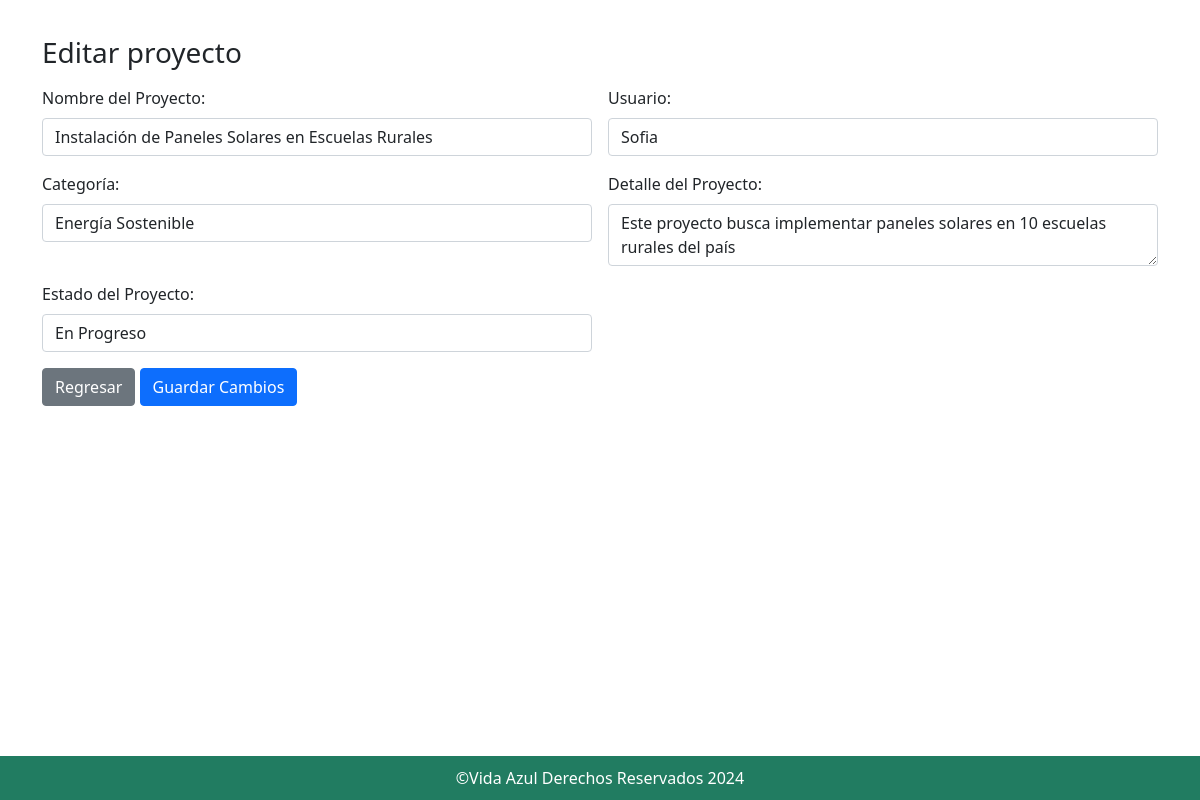
The page /proyecto/edita.php?id=1 on the database its author committed.
### tables this page shows
CREATE TABLE `proyecto` (
  `id_proyecto` int(11) NOT NULL,
  `id_usuario` int(11) DEFAULT NULL,
  `id_categoria` int(11) DEFAULT NULL,
  `nombre_proyecto` varchar(100) NOT NULL,
  `detalle_proyecto` text DEFAULT NULL,
  `estado_proyecto` varchar(50) DEFAULT NULL
);

CREATE TABLE `usuario` (
  `id_usuario` int(11) NOT NULL,
  `id_rol` int(11) DEFAULT NULL,
  `nombre_usuario` varchar(100) NOT NULL,
  `apellido_usuario` varchar(100) NOT NULL,
  `correo` varchar(150) NOT NULL,
  `contrasenia` varchar(100) NOT NULL
);

CREATE TABLE `categoria` (
  `id_categoria` int(11) NOT NULL,
  `nombre_categoria` varchar(100) NOT NULL
);

### proyecto/edita.php (the view, shortened to what this page needs)
<!DOCTYPE html>
<html lang="es" class="h-100">
<head>
    <link href="https://cdn.jsdelivr.net/npm/bootstrap@5.0.2/dist/css/bootstrap.min.css" rel="stylesheet"
>
    <link href="https://cdn.jsdelivr.net/npm/bootstrap-icons/font/bootstrap-icons.css" rel="stylesheet">
    <link href="../styles.css" rel="stylesheet">
</head>
<body class="d-flex flex-column h-100">
    <?php
    $conexion = new mysqli("localhost", "vida_azul", "vidaazul", "vida_azul");
    if (isset($_GET['id'])) {
        $id_proyecto = $_GET['id'];
        $sql = "SELECT id_proyecto, nombre_proyecto, id_usuario, id_categoria, detalle_proyecto, estado_proyecto FROM proyecto WHERE id_proyecto = ?";
        $stmt = $conexion->prepare($sql);
        $stmt->bind_param("i", $id_proyecto);
        $stmt->execute();
        $result = $stmt->get_result();
        $proyecto = $result->fetch_assoc();
    }
    $sql = "SELECT id_categoria, nombre_categoria FROM categoria";
    $categorias = $conexion->query($sql);
    $sql = "SELECT id_usuario, nombre_usuario FROM usuario";
    $usuarios = $conexion->query($sql);
    ?>
    <main class="flex-shrink-0">
        <div class="container">
            <h3 class="my-3">Editar proyecto</h3>
            <form method="POST" action="" class="row g-3">
                <div class="col-md-6">
                    <label for="nombre_proyecto" class="form-label">Nombre del Proyecto:</label>
                    <input type="text" class="form-control" id="nombre_proyecto" name="nombre_proyecto"
                           value="<?php echo $proyecto['nombre_proyecto']; ?>" required>
                </div>
                <div class="col-md-6">
                    <label for="id_usuario" class="form-label">Usuario:</label>
                    <select class="form-control" id="id_usuario" name="id_usuario" required>
                        <?php while ($usuario = $usuarios->fetch_assoc()): ?>
                            <option value="<?php echo $usuario['id_usuario']; ?>" <?php if ($usuario['id_usuario'] == $proyecto['id_usuario']) echo 'selected'; ?>>
                                <?php echo $usuario['nombre_usuario']; ?>
                            </option>
                        <?php endwhile; ?>
                    </select>
                </div>
                <div class="col-md-6">
                    <label for="id_categoria" class="form-label">Categoría:</label>
                    <select class="form-control" id="id_categoria" name="id_categoria" required>
                        <?php while ($categoria = $categorias->fetch_assoc()): ?>
                            <option value="<?php echo $categoria['id_categoria']; ?>" <?php if ($categoria['id_categoria'] == $proyecto['id_categoria']) echo 'selected'; ?>>
                                <?php echo $categoria['nombre_categoria']; ?>
                            </option>
                        <?php endwhile; ?>
                    </select>
                </div>
                <div class="col-md-6">
                    <label for="detalle_proyecto" class="form-label">Detalle del Proyecto:</label>
                    <textarea class="form-control" id="detalle_proyecto" name="detalle_proyecto" required><?php echo $proyecto['detalle_proyecto']; ?></textarea>
                </div>
                <div class="col-md-6">
                    <label for="estado_proyecto" class="form-label">Estado del Proyecto:</label>
                    <input type="text" class="form-control" id="estado_proyecto" name="estado_proyecto"
                           value="<?php echo $proyecto['estado_proyecto']; ?>" required>
                </div>
                <div class="col-12">
                    <a href="../proyecto/listado.php" class="btn btn-secondary">Regresar</a>
                    <button type="submit" class="btn btn-primary">Guardar Cambios</button>
                </div>
            </form>
        </div>
    </main>
    <footer class="footer" style="background-color:#217C61;position: fixed; bottom: 0;width: 100%;"
            class="col text-center text-white mt-auto p-1">
        <div class="container">
            <div class="col">
                <p style="color: white;">&COPY;Vida Azul Derechos Reservados 2024</p>
            </div>
        </div>
    </footer>
</body>
</html>

### styles.css (style rules this page uses)
* { box-sizing: border-box; }
--------------------------------------Footer------------------------------------- html, body { height: 100%; margin: 0; padding: 0; }
body { display: flex; flex-direction: column; }
footer.footer { background-color: #217C61; color: white; padding: 10px 0; flex-shrink: 0; text-align: center; width: 100%; }
.container { flex: 1 0 auto; }
footer p { margin: 0; }
main { padding: 20px; }
button { background-color: #007BFF; color: white; border: none; padding: 10px 15px; cursor: pointer; border-radius: 3px; }

### rows shown on the page
proyecto: nombre_proyecto "Instalación de Paneles Solares en Escuelas Rurales", id_usuario "Sofia", id_categoria "Energía Sostenible", detalle_proyecto "Este proyecto busca implementar paneles solares en 10 escuelas rurales del país", estado_proyecto "En Progreso"
